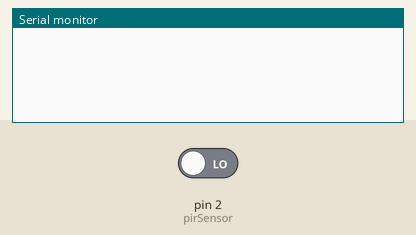
Recording of a sketch running on a simulated Arduino Uno, built with avr-gcc and run on an emulated ATmega328P. Parts: the last lines printed to the serial monitor. Inputs (shaded band) come from the test bench; at power-on: pin 2 (pirSensor) LOW.

Above: at 1.2 s.
1.3 s: pin 2 (pirSensor) driven HIGH
At 1.9 s:
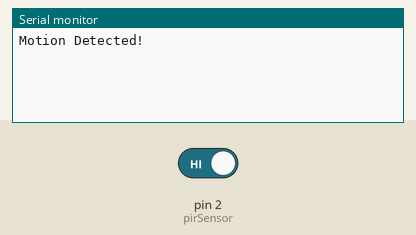
2.8 s: pin 2 (pirSensor) driven LOW
At 4.2 s:
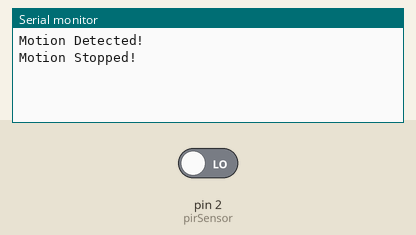

Measured:
- after the input at 1.3 s, the serial monitor: prints a new line at once (image 1)
- after the input at 2.8 s, the serial monitor: prints a new line at once (image 2)

The sketch:

7-1_Basics.ino
```cpp
int pirSensor = 2;
int cs;
int ls = LOW;

void setup() {
  Serial.begin(9600);
  pinMode(pirSensor, INPUT);
}

void loop() {
  ls = cs;
  cs = digitalRead(pirSensor);

  if(ls == LOW && cs == HIGH) {
    Serial.println("Motion Detected!");
  } else if(ls == HIGH && cs == LOW) {
    Serial.println("Motion Stopped!");
  }
}
```
